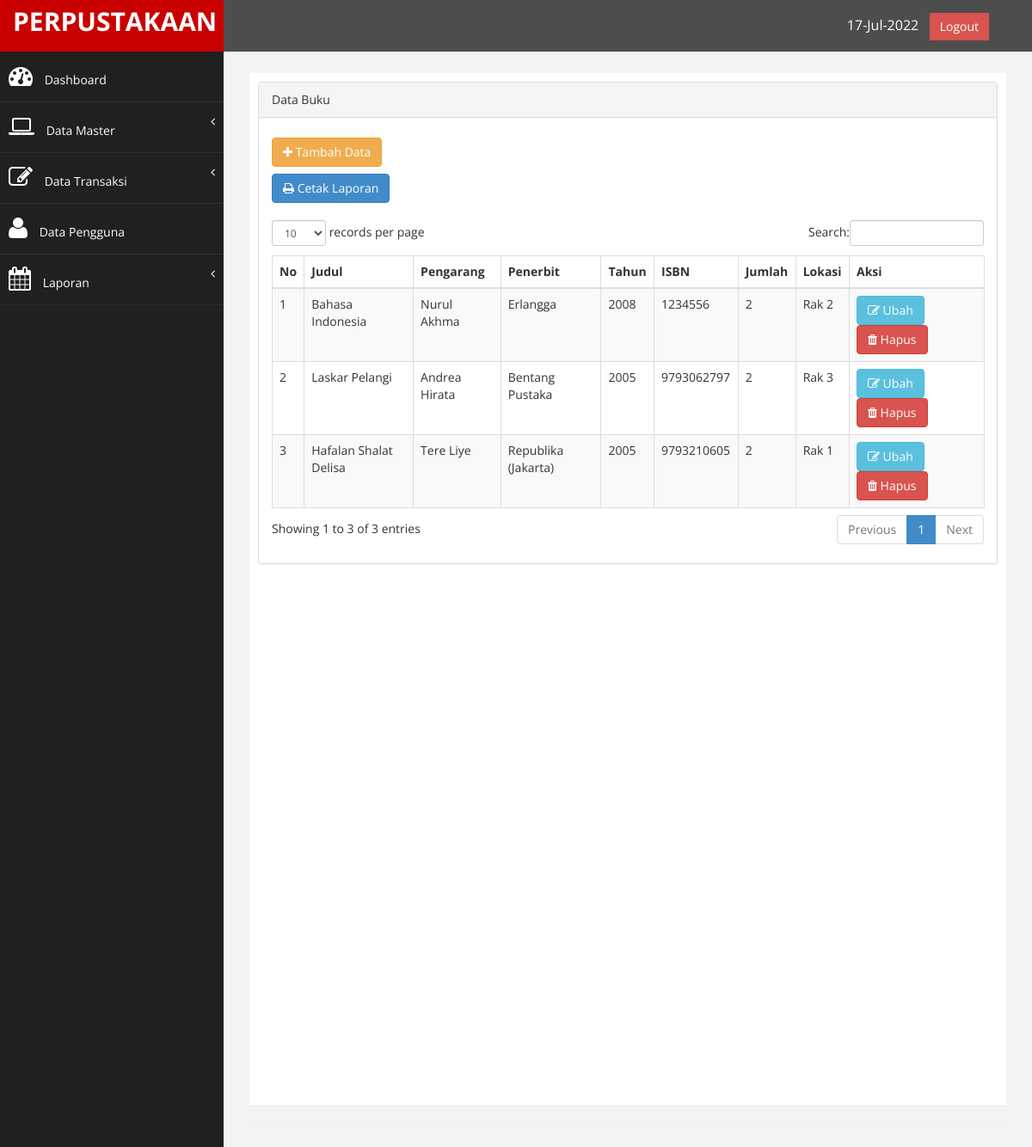
The app's page /index.php?page=buku (signed in) with its own data.
### tables this page shows
CREATE TABLE `tb_buku` (
  `id_buku` int(11) NOT NULL,
  `judul` varchar(200) NOT NULL,
  `pengarang` varchar(100) NOT NULL,
  `penerbit` varchar(100) NOT NULL,
  `tahun_terbit` varchar(4) NOT NULL,
  `isbn` varchar(25) NOT NULL,
  `jumlah_buku` int(11) NOT NULL,
  `lokasi` varchar(50) NOT NULL,
  `tgl_input` timestamp NOT NULL DEFAULT current_timestamp() ON UPDATE current_timestamp()
);

### page/buku/buku.php (the view, shortened to what this page needs)
<div class="row">
                <div class="col-md-12">
                    <div class="panel panel-default">
                        <div class="panel-heading">
                             Data Buku
                        </div>
                        <div class="panel-body">
                            <div class="table-responsive">
                                <div>
                            <a href="?page=buku&aksi=tambah" class="btn btn-warning" style="margin-top:  8px;"><i class="fa fa-plus"></i> Tambah Data</a>
                            </div>
                            <a href="?page=buku&aksi=cetak" class="btn btn-primary" style="margin-top: 8px;"><i class="fa fa-print"></i> Cetak Laporan </a>
                            </div><br>
                                <table class="table table-striped table-bordered table-hover" id="dataTables-example">
                                    <thead>
                                        <tr>
                                            <th>No</th>
                                            <th>Judul</th>
                                            <th>Pengarang</th>
                                            <th>Penerbit</th>
                                            <th>Tahun</th>
                                            <th>ISBN</th>
                                            <th>Jumlah</th>
                                            <th>Lokasi</th>
                                            <th width="19%">Aksi</th>
                                        </tr>
                                    </thead>
                                    <tbody>
                                        <?php
                                        $no = 1;
                                        $sql = $koneksi->query("select * from tb_buku");
                                        while ($data= $sql->fetch_assoc()) {
                                    ?>
                                    <tr>
                                        <td><?php echo $no++; ?></td>
                                        <td><?php echo $data['judul'];?></td>
                                        <td><?php echo $data['pengarang'];?></td>
                                        <td><?php echo $data['penerbit'];?></td>
                                        <td><?php echo $data['tahun_terbit'];?></td>
                                        <td><?php echo $data['isbn'];?></td>
                                        <td><?php echo $data['jumlah_buku'];?></td>
                                        <td><?php echo $data['lokasi'];?></td>
                                        <td>
                                            <a href="?page=buku&aksi=ubah&id_buku=<?php echo $data['id_buku']; ?>" class="btn btn-info" ><i class="fa fa-edit"></i> Ubah</a>
                                            <a onclick="return confirm('Anda yakin ingin menghapus?')" href="?page=buku&aksi=hapus&id_buku=<?php echo $data['id_buku']; ?>" class="btn btn-danger" ><i class="fa fa-trash"></i> Hapus</a>
                                        </td>
                                    </tr>
                                    <?php  } ?>
                                    </tbody>
                                    </table>
                                  </div>
                        </div>
                     </div>
                   </div>
     </div>

### assets/css/custom.css (style rules this page uses)
body { font-family: 'Open Sans', sans-serif; }

### records on screen
tb_buku: judul "Bahasa Indonesia", pengarang "Nurul Akhma", penerbit "Erlangga", tahun_terbit "2008", isbn "1234556", jumlah_buku "2", lokasi "Rak 2"
tb_buku: judul "Laskar Pelangi", pengarang "Andrea Hirata", penerbit "Bentang Pustaka", tahun_terbit "2005", isbn "9793062797", jumlah_buku "2", lokasi "Rak 3"
tb_buku: judul "Hafalan Shalat Delisa", pengarang "Tere Liye", penerbit "Republika (Jakarta)", tahun_terbit "2005", isbn "9793210605", jumlah_buku "2", lokasi "Rak 1"
